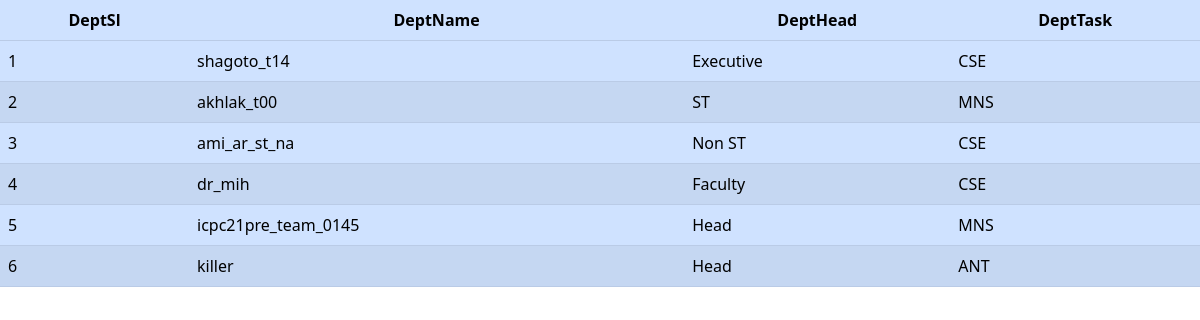
/employeereport.php, run on an earlier commit of the app's database.
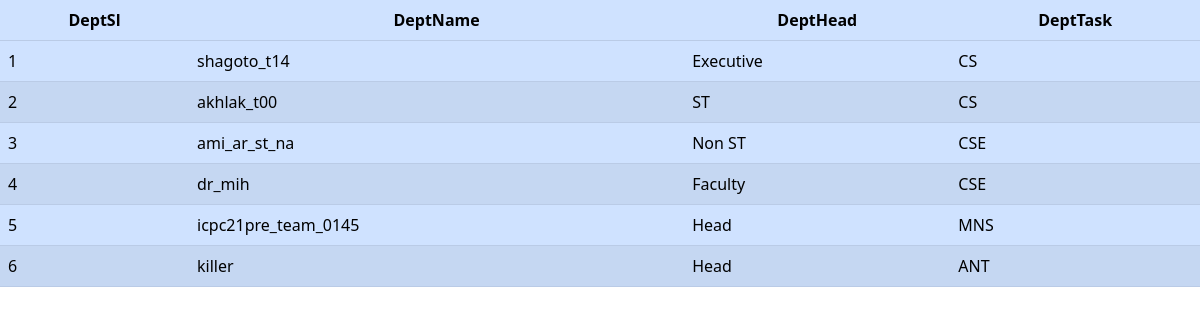
And on a later commit of the database.
### tables this page shows
CREATE TABLE `employee` (
  `emp_sl` bigint(20) UNSIGNED NOT NULL,
  `username` varchar(100) NOT NULL,
  `emp_name` varchar(100) NOT NULL,
  `mobile_no` varchar(15) NOT NULL,
  `gmail` varchar(100) NOT NULL,
  `birth_year` date NOT NULL,
  `emp_position` varchar(100) NOT NULL,
  `dept_name` varchar(100) NOT NULL,
  `gender` varchar(100) NOT NULL,
  `salary` int(11) NOT NULL,
  `joining_year` date NOT NULL
);

### employeereport.php (the view, shortened to what this page needs)
<?php
	include "dbconnection.php";
 ?>
 <!DOCTYPE html>
<html lang="en">
  <head>
    <link href="https://cdn.jsdelivr.net/npm/bootstrap@5.2.3/dist/css/bootstrap.min.css" rel="stylesheet">
  </head>
<table class="table table-striped table-primary" >
            <thead>
            <tr >
              <th scope="col " class="text-center">DeptSl</th>
              <th scope="col " class="text-center">DeptName</th>
              <th scope="col " class="text-center">DeptHead</th>
              <th scope="col " class="text-center">DeptTask</th>
            </tr>
          </thead>
          <tbody>
            <tr class="td-text text-center">
              <?php
								$sql= "SELECT emp_sl,username,emp_position,dept_name  FROM employee";
								$res=mysqli_query($db, $sql);
								while ($row= mysqli_fetch_assoc($res)){
									echo "<tr><td>{$row["emp_sl"]}</td><td>{$row["username"]}</td><td>{$row["emp_position"]}</td><td>{$row["dept_name"]}</td></tr>";
								}
								echo "</table>";
              ?>

What changed in the data, as far as the page shows it:
changed employee "shagoto_t14": dept_name "CSE" → "CS"
changed employee "akhlak_t00": dept_name "MNS" → "CS"
